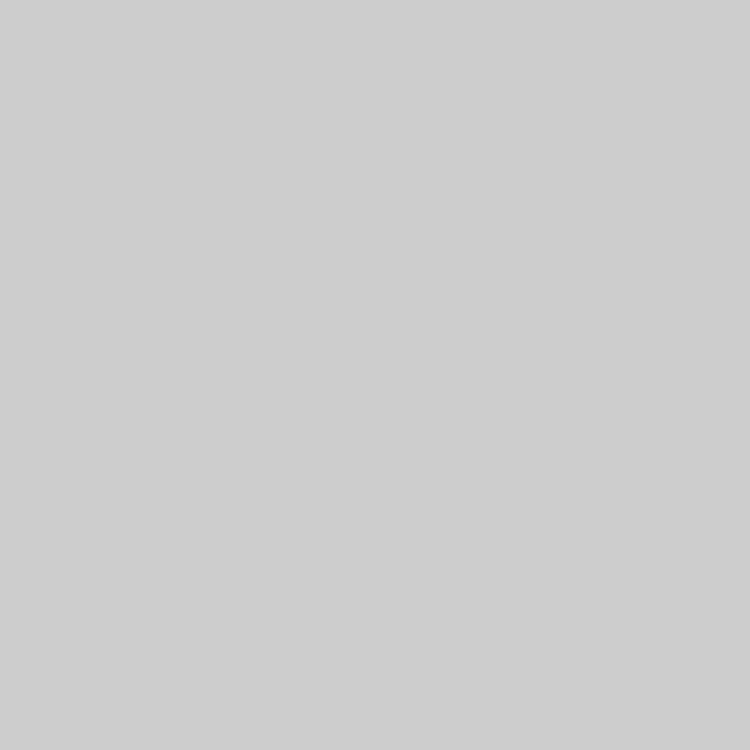
Frame 1 (no input)
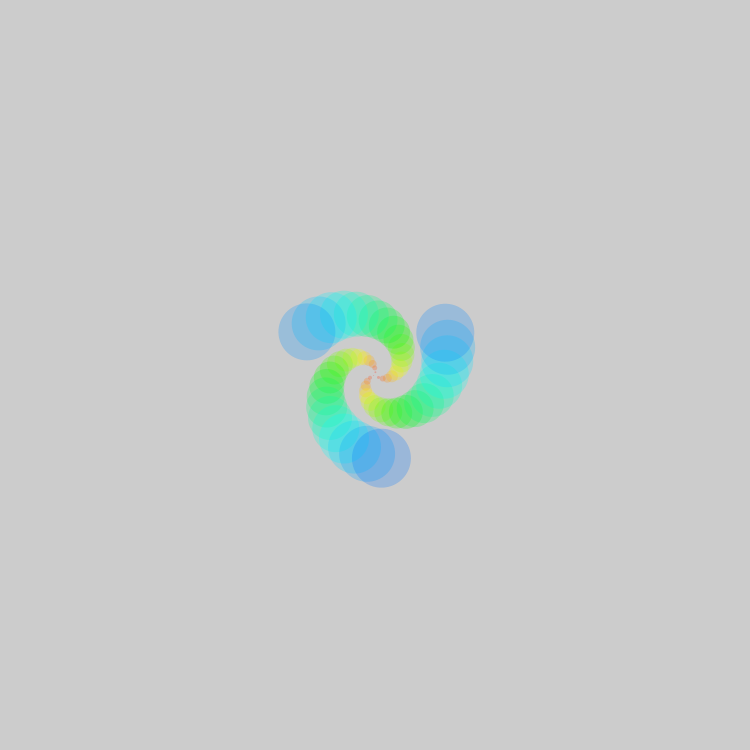
Frame 60 (the mouse pressed at the canvas centre just before this capture)
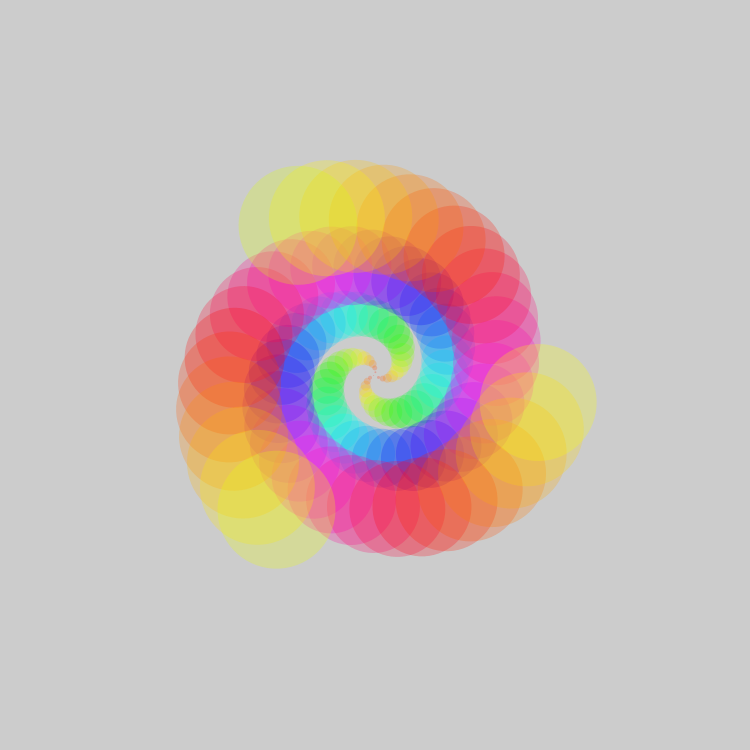
Frame 120 (the mouse held since frame 60 and released just before this capture)

The Processing sketch that drew these frames (run headless with seeded random() and noise(); from frame 60 on, the mouse is pressed at the canvas centre):

// Processing sketch: processing_181415
// ── processing_181415.pde


//Info: http://processingjs.org/reference
void setup() {
  size(750,750);
  colorMode(HSB,100);
  smooth();
  noStroke();
  
}

int rotation=0;
int el=0;
int h=0;

void draw() {
  fill(245,10);
  rect(0,0,width,height);
  translate(width/2,height/2);
  rotate(rotation);
  fill(h,100,100,25);
  ellipse(el,el,el,el);
  rotation=rotation+90;
  el=(el+1)%150;
  h=(h+1)%100;
  
  if (mouseButton==RIGHT) {
   background(0);
 }
 if (mouseButton==LEFT) {
   background(100);
 }
}
 
